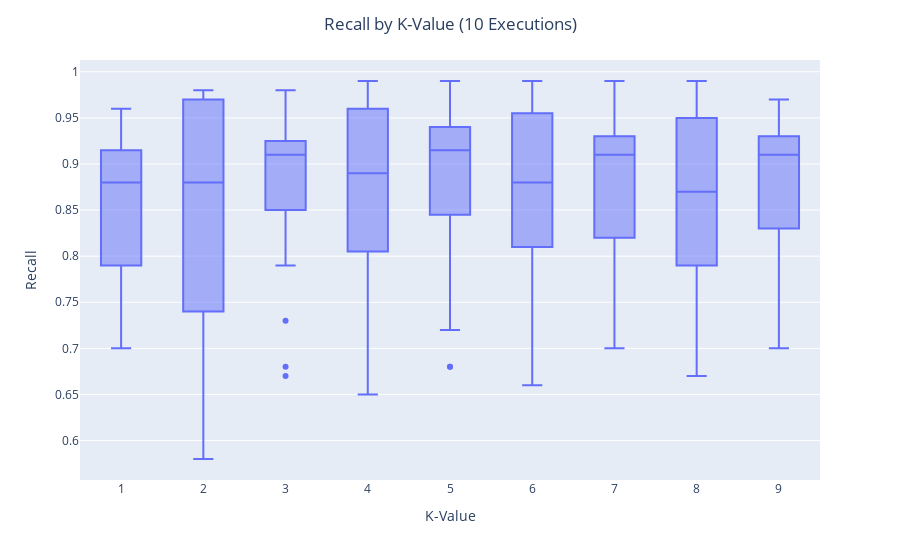

Source (notebook cell):
### Code cell
fig = px.box(output, x='K-Value', y='Recall')
fig.update_layout(title_text='Recall by K-Value (10 Executions)', title_x=0.5)
fig.show()

### Figure 1 — Plotly figure (JSON) as saved in the notebook; plotly's stock layout.template omitted (floating-point values rounded to 4 significant figures; data arrays with more than 128 entries replaced by an {"elided": "..."} marker saying what was removed)
{"data": [{"alignmentgroup": "True", "hovertemplate": "K-Value=%{x}<br>Recall=%{y}<extra></extra>", "legendgroup": "", "marker": {"color": "#636efa"}, "name": "", "notched": false, "offsetgroup": "", "orientation": "v", "showlegend": false, "type": "box", "x": {"elided": "180 int values"}, "x0": " ", "xaxis": "x", "y": {"elided": "180 float values"}, "y0": " ", "yaxis": "y"}], "layout": {"boxmode": "group", "legend": {"tracegroupgap": 0}, "margin": {"t": 60}, "title": {"text": "Recall by K-Value (10 Executions)", "x": 0.5}, "xaxis": {"anchor": "y", "domain": [0, 1], "title": {"text": "K-Value"}}, "yaxis": {"anchor": "x", "domain": [0, 1], "title": {"text": "Recall"}}}}
